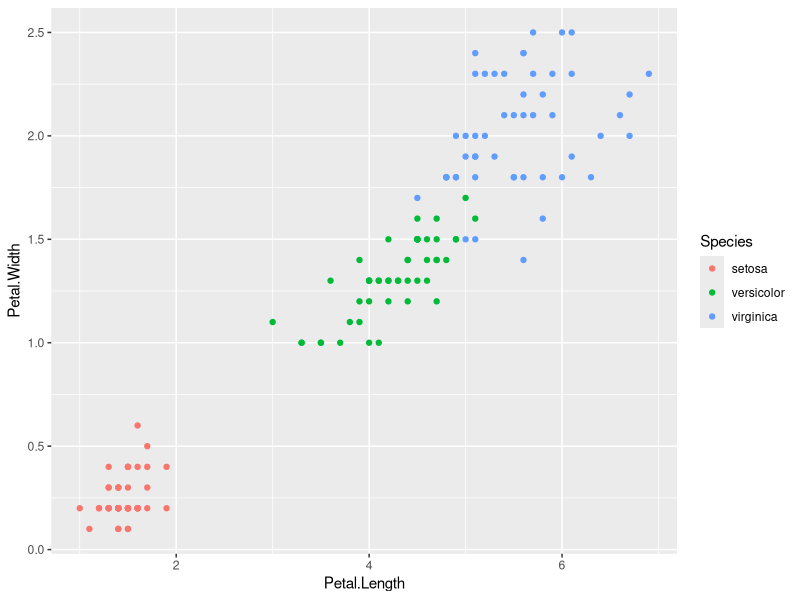
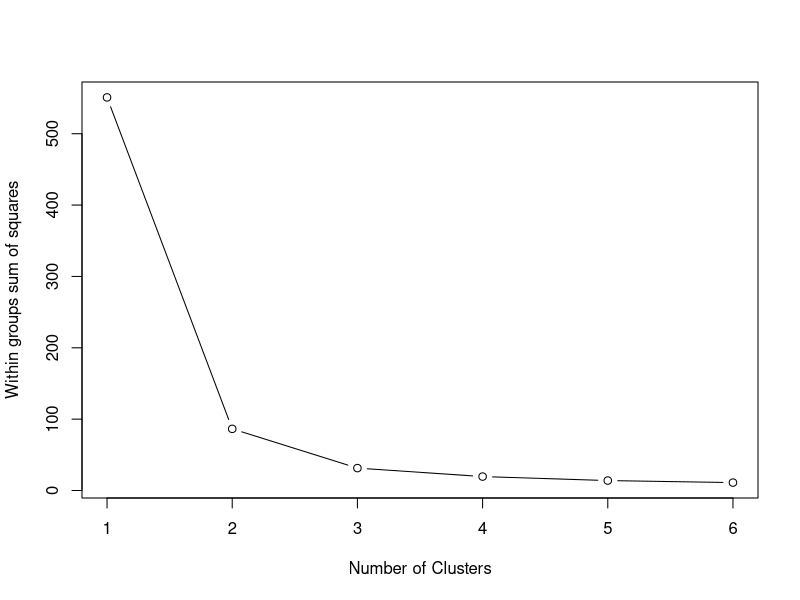
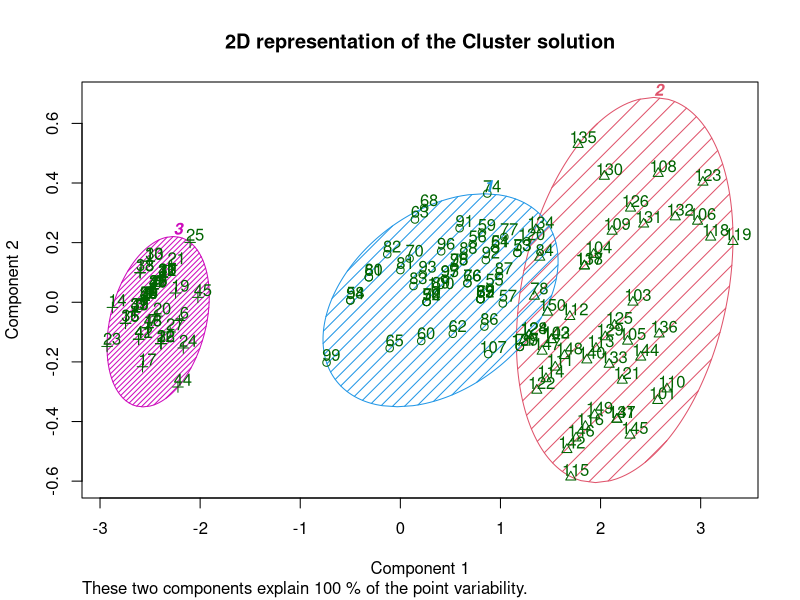
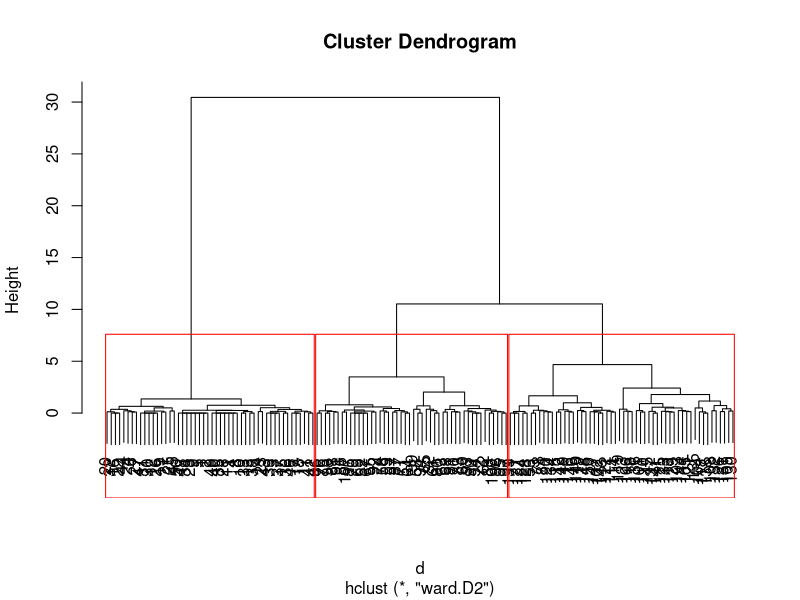

Write R code to recreate these figures, in order.
library(datasets)
head(iris)

library(ggplot2)
ggplot(iris, aes(Petal.Length, Petal.Width, color = Species)) + geom_point()

# K-Means
k.means.fit <- kmeans(iris[, 3:4], 3, nstart = 20) # k = 3

# attributes
attributes(k.means.fit)

# Centroids:
k.means.fit$centers

# Clusters:
k.means.fit$cluster

# Selection of K using elnow criteria
wssplot <- function(data, nc=15, seed=1234){
  wss <- (nrow(data)-1)*sum(apply(data,2,var))
  for (i in 2:nc){
    set.seed(seed)
    wss[i] <- sum(kmeans(data, centers=i)$withinss)}
  plot(1:nc, wss, type="b", xlab="Number of Clusters",
       ylab="Within groups sum of squares")
  }

wssplot(iris[, 3:4], nc=6)


library(cluster)
clusplot(iris[, 3:4], k.means.fit$cluster, main='2D representation of the Cluster solution',
         color=TRUE, shade=TRUE,
         labels=2, lines=0)


d <- dist(iris[, 3:4], method = "euclidean") # Euclidean distance matrix.
H.fit <- hclust(d, method="ward.D2")
plot(H.fit) # display dendogram
groups <- cutree(H.fit, k=3) # cut tree into 3 clusters
# draw dendogram with red borders around the 3 clusters
rect.hclust(H.fit, k=3, border="red")
